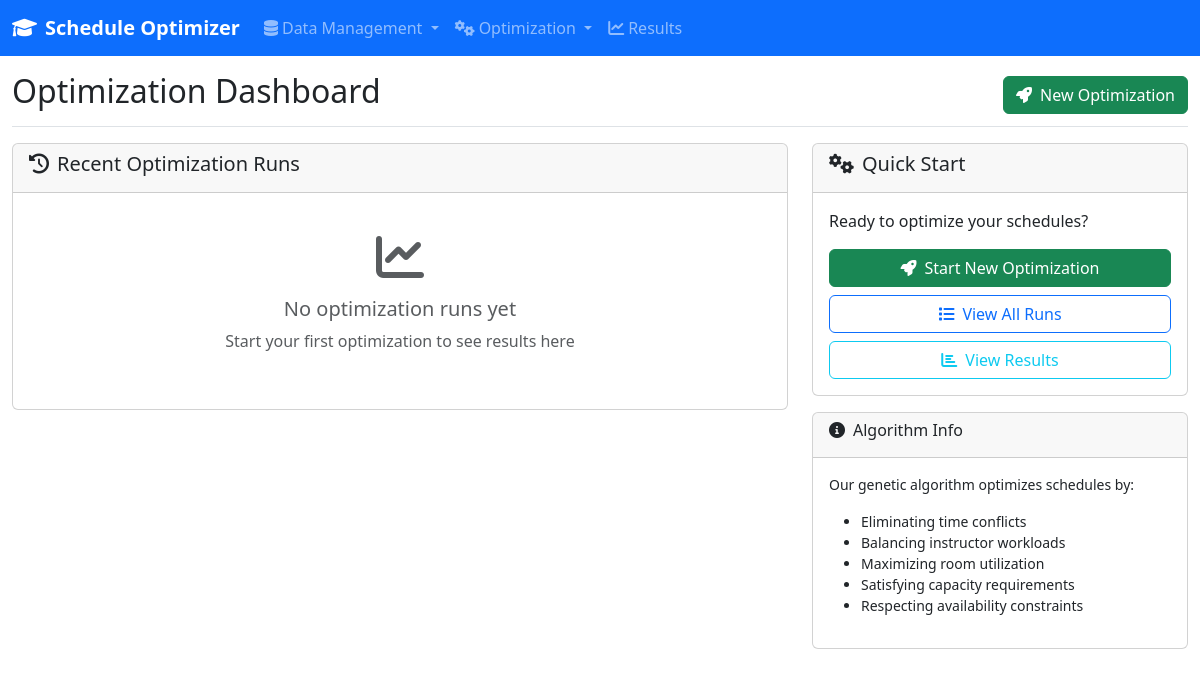
Before: /optimize/ with the older database file.
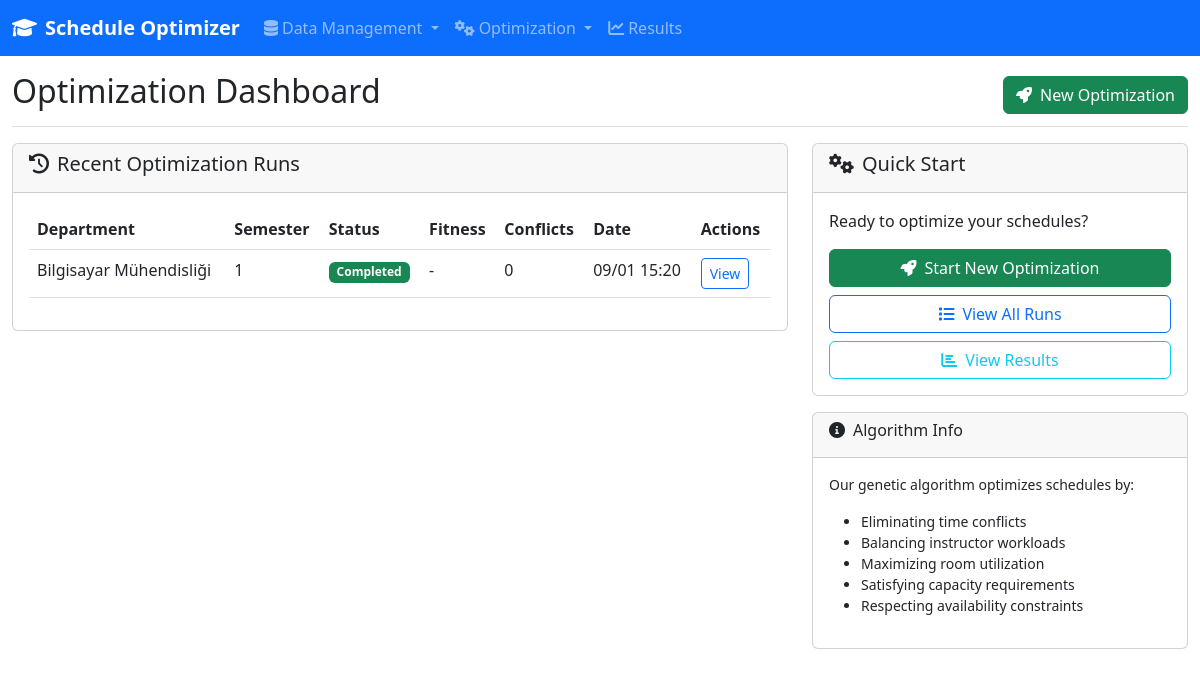
After: the same page with the newer database file.
### models/database.py (models this page shows, shortened)
class OptimizationRun(db.Model):
    __tablename__ = 'optimization_runs'
    id = db.Column(db.Integer, primary_key=True)
    session_id = db.Column(db.String(50), nullable=False, unique=True)
    department_id = db.Column(db.Integer, db.ForeignKey('departments.id'), nullable=False)
    semester = db.Column(db.Integer, nullable=False)  # 1=Güz, 2=Bahar
    academic_year = db.Column(db.String(9), nullable=False)  # 2023-2024
    parameters = db.Column(JSON, nullable=False)
    constraints = db.Column(JSON, nullable=True)  # Ek kısıtlamalar
    objectives = db.Column(JSON, nullable=True)  # Optimizasyon hedefleri
    status = db.Column(db.String(20), nullable=False, default='initialized')
    progress = db.Column(JSON, nullable=True)
    results = db.Column(JSON, nullable=True)
    fitness_score = db.Column(db.Float, nullable=True)
    conflicts_count = db.Column(db.Integer, nullable=True)
    room_utilization = db.Column(db.Float, nullable=True)
    instructor_balance = db.Column(db.Float, nullable=True)
    student_satisfaction = db.Column(db.Float, nullable=True)
    runtime_seconds = db.Column(db.Float, nullable=True)
    memory_usage_mb = db.Column(db.Float, nullable=True)
    created_by = db.Column(db.String(200), nullable=True)  # Kullanıcı bilgisi
    created_at = db.Column(db.DateTime, default=datetime.utcnow)
    completed_at = db.Column(db.DateTime, nullable=True)
    department = db.relationship('Department', backref='optimization_runs', lazy=True)
    schedules = db.relationship('Schedule', backref='optimization_run', lazy=True, cascade='all, delete-orphan')

class Department(db.Model):
    __tablename__ = 'departments'
    id = db.Column(db.Integer, primary_key=True)
    name = db.Column(db.String(200), nullable=False, unique=True)
    code = db.Column(db.String(10), nullable=False, unique=True)  # Bölüm kodu (CS, EE, etc.)
    num_grades = db.Column(db.Integer, nullable=False)
    head_of_department = db.Column(db.String(200), nullable=True)  # Bölüm başkanı
    building = db.Column(db.String(100), nullable=True)  # Ana bina
    floor = db.Column(db.Integer, nullable=True)  # Ana kat
    phone = db.Column(db.String(20), nullable=True)
    email = db.Column(db.String(200), nullable=True)
    is_active = db.Column(db.Boolean, default=True)
    created_at = db.Column(db.DateTime, default=datetime.utcnow)
    updated_at = db.Column(db.DateTime, default=datetime.utcnow, onupdate=datetime.utcnow)
    lessons = db.relationship('Lesson', backref='department_ref', lazy=True, cascade='all, delete-orphan')
    instructors = db.relationship('Instructor', backref='department_ref', lazy=True, cascade='all, delete-orphan')

### routes/optimization.py (the view)
@optimization_bp.route('/')
def index():
    departments = Department.query.filter_by(is_active=True).all()
    recent_runs = OptimizationRun.query.order_by(OptimizationRun.created_at.desc()).limit(10).all()
    return render_template('optimization/index.html', departments=departments, recent_runs=recent_runs)

### templates/optimization/index.html (shortened to what this page needs)
{% extends "base.html" %}
{% block content %}
<div class="col-12">
    <div class="d-flex justify-content-between flex-wrap flex-md-nowrap align-items-center pt-3 pb-2 mb-3 border-bottom">
        <h1 class="h2">Optimization Dashboard</h1>
        <a href="{{ url_for('optimization.configure') }}" class="btn btn-success">
            <i class="fas fa-rocket me-2"></i>New Optimization
        </a>
    </div>
    <div class="row mb-4">
        <div class="col-md-8">
            <div class="card">
                <div class="card-header">
                    <h5><i class="fas fa-history me-2"></i>Recent Optimization Runs</h5>
                </div>
                <div class="card-body">
                    {% if recent_runs %}
                        <div class="table-responsive">
                            <table class="table table-hover">
                                <thead>
                                    <tr>
                                        <th>Department</th>
                                        <th>Semester</th>
                                        <th>Status</th>
                                        <th>Fitness</th>
                                        <th>Conflicts</th>
                                        <th>Date</th>
                                        <th>Actions</th>
                                    </tr>
                                </thead>
                                <tbody>
                                    {% for run in recent_runs %}
                                    <tr>
                                        <td>{{ run.department.name }}</td>
                                        <td>{{ run.semester }}</td>
                                        <td>
                                            {% if run.status == 'completed' %}
                                                <span class="badge bg-success">Completed</span>
                                            {% elif run.status == 'running' %}
                                                <span class="badge bg-primary">Running</span>
                                            {% elif run.status == 'error' %}
                                                <span class="badge bg-danger">Error</span>
                                            {% else %}
                                                <span class="badge bg-secondary">{{ run.status|title }}</span>
                                            {% endif %}
                                        </td>
                                        <td>{{ run.fitness_score|round if run.fitness_score else '-' }}</td>
                                        <td>{{ run.conflicts_count if run.conflicts_count is not none else '-' }}</td>
                                        <td>{{ run.created_at.strftime('%m/%d %H:%M') }}</td>
                                        <td>
                                            {% if run.status == 'completed' %}
                                                <a href="{{ url_for('results.view', run_id=run.id) }}"
                                                   class="btn btn-sm btn-outline-primary">View</a>
                                            {% elif run.status == 'running' %}
                                                <a href="{{ url_for('optimization.progress', session_id=run.session_id) }}"
                                                   class="btn btn-sm btn-outline-info">Progress</a>
                                            {% endif %}
                                        </td>
                                    </tr>
                                    {% endfor %}
                                </tbody>
                            </table>
                        </div>
                    {% else %}
                        <div class="text-center py-4">
                            <i class="fas fa-chart-line fa-3x text-muted mb-3"></i>
                            <h5 class="text-muted">No optimization runs yet</h5>
                            <p class="text-muted">Start your first optimization to see results here</p>
                        </div>
                    {% endif %}
                </div>
            </div>
        </div>
        <div class="col-md-4">
            <div class="card">
                <div class="card-header">
                    <h5><i class="fas fa-cogs me-2"></i>Quick Start</h5>
                </div>
                <div class="card-body">
                    <p class="card-text">Ready to optimize your schedules?</p>
                    <div class="d-grid gap-2">
                        <a href="{{ url_for('optimization.configure') }}" class="btn btn-success">
                            <i class="fas fa-rocket me-2"></i>Start New Optimization
                        </a>
                        <a href="{{ url_for('optimization.runs') }}" class="btn btn-outline-primary">
                            <i class="fas fa-list me-2"></i>View All Runs
                        </a>
                        <a href="{{ url_for('results.index') }}" class="btn btn-outline-info">
                            <i class="fas fa-chart-bar me-2"></i>View Results
                        </a>
                    </div>
                </div>
            </div>
            <div class="card mt-3">
                <div class="card-header">
                    <h6><i class="fas fa-info-circle me-2"></i>Algorithm Info</h6>
                </div>
                <div class="card-body">
                    <p class="small">Our genetic algorithm optimizes schedules by:</p>
                    <ul class="small">
                        <li>Eliminating time conflicts</li>
                        <li>Balancing instructor workloads</li>
                        <li>Maximizing room utilization</li>
                        <li>Satisfying capacity requirements</li>
                        <li>Respecting availability constraints</li>
                    </ul>
                </div>
            </div>
        </div>
    </div>
</div>
{% endblock %}

### templates/base.html (shortened to what this page needs)
<!DOCTYPE html>
<html lang="en">
<head>
    <link href="https://cdn.jsdelivr.net/npm/bootstrap@5.3.0/dist/css/bootstrap.min.css" rel="stylesheet">
    <link rel="stylesheet" href="https://cdnjs.cloudflare.com/ajax/libs/font-awesome/6.0.0/css/all.min.css">
</head>
<body>
    <nav class="navbar navbar-expand-lg navbar-dark bg-primary">
        <div class="container-fluid">
            <a class="navbar-brand" href="{{ url_for('index') }}">
                <i class="fas fa-graduation-cap me-2"></i>Schedule Optimizer
            </a>
            <div class="collapse navbar-collapse" id="navbarNav">
                <ul class="navbar-nav me-auto">
                    <li class="nav-item dropdown">
                        <a class="nav-link dropdown-toggle" href="#" id="dataDropdown" role="button" data-bs-toggle="dropdown">
                            <i class="fas fa-database me-1"></i>Data Management
                        </a>
                    </li>
                    <li class="nav-item dropdown">
                        <a class="nav-link dropdown-toggle" href="#" id="optimizeDropdown" role="button" data-bs-toggle="dropdown">
                            <i class="fas fa-cogs me-1"></i>Optimization
                        </a>
                    </li>
                    <li class="nav-item">
                        <a class="nav-link" href="{{ url_for('results.index') }}">
                            <i class="fas fa-chart-line me-1"></i>Results
                        </a>
                    </li>
                </ul>
            </div>
        </div>
    </nav>
    <div class="container-fluid">
        <div class="row">
            {% block content %}{% endblock %}
        </div>
    </div>
</body>
</html>

### templates/base.html (style rules this page uses)
.navbar-brand { font-weight: bold; }

Changed rows visible on the page:
added OptimizationRun: department.name "Bilgisayar Mühendisliği", semester "1", status "Completed", fitness_score "-", conflicts_count "0", created_at "09/01 15:20"
Other visible differences:
text no longer shown: "No optimization runs yet Start your first optimization to see results here"
text now shown: "Department Semester Status Fitness Conflicts Date Actions"
